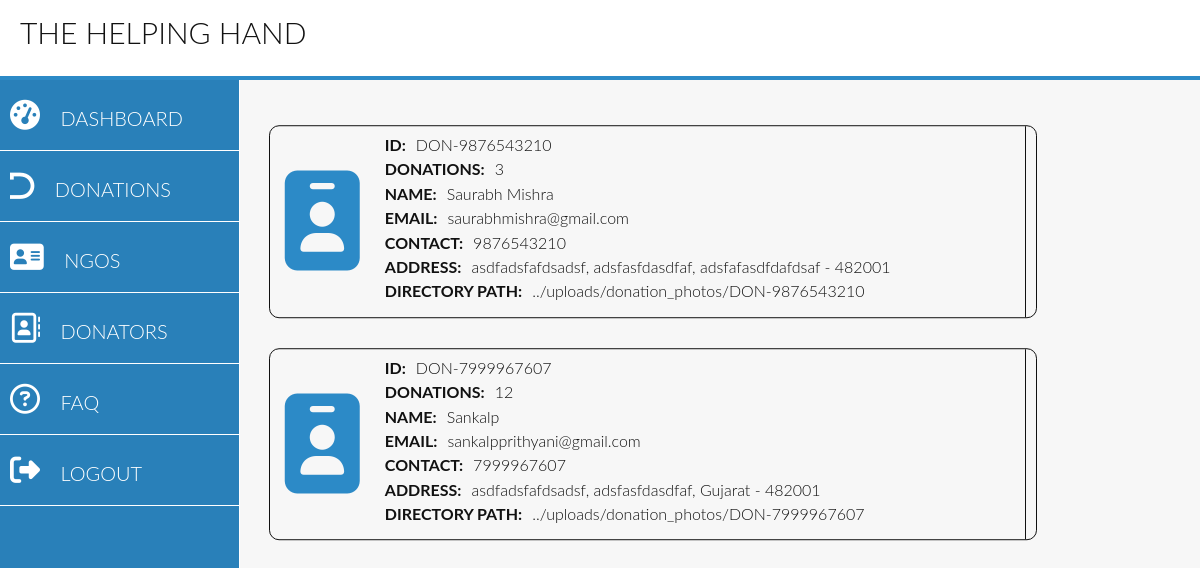
The app's page /admin/donators.php, older data.
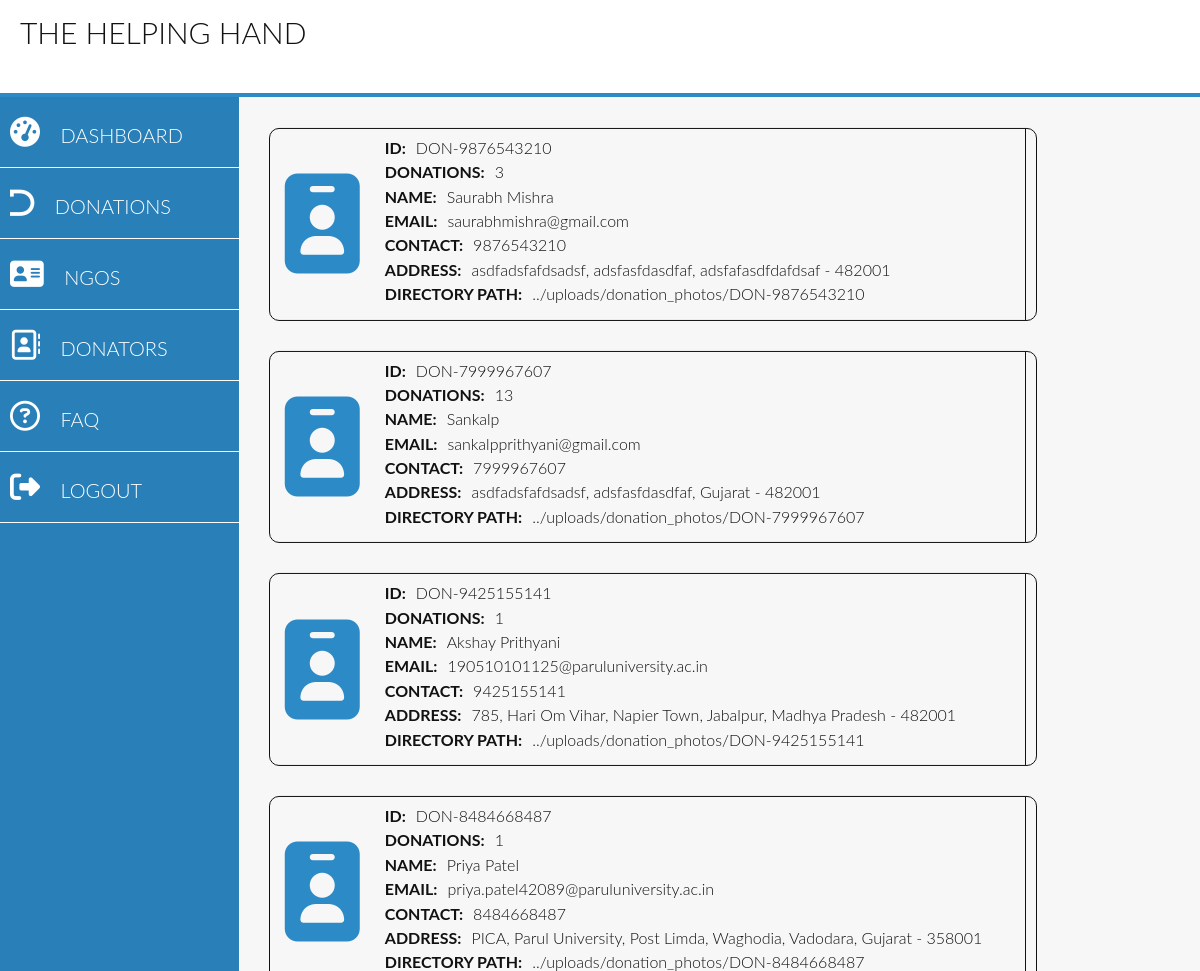
The same page, newer data.
### tables this page shows
CREATE TABLE IF NOT EXISTS `donatorcred` (
  `id` varchar(16) NOT NULL,
  `username` varchar(40) NOT NULL,
  `pass` varchar(255) NOT NULL,
  `dob` date DEFAULT NULL,
  `email` varchar(150) NOT NULL,
  `contact` bigint NOT NULL,
  `address` varchar(150) NOT NULL,
  `city` varchar(40) NOT NULL,
  `state` varchar(40) NOT NULL,
  `pinCode` int NOT NULL,
  `directory` text NOT NULL,
  `donations` int NOT NULL DEFAULT '0',
  PRIMARY KEY (`id`),
  UNIQUE KEY `email` (`email`),
  UNIQUE KEY `contact` (`contact`)
);

### admin/donators.php (the view, shortened to what this page needs)
<?php
    include '../php/connection.php';
?>
<!doctype html>
<html class="no-js" lang="">
<head>
    <link rel="stylesheet" href="../css/normalize.css">
    <link rel="stylesheet" href="../css/Grid.css">
    <link rel="stylesheet" href="../css/adminPanel.css">
</head>
<body>
    <header>
        <?php include "php/header.php" ?>
    </header>
    <section class="row admin-panel-section">
        <div class="admin-navigation-section">
            <?php include "php/adminNavigator.php" ?>
        </div>
        <div class="admin-rest-section">
            <div class="donator-container">
                <?php
                    if($donators = $sqlConnection->query("SELECT *FROM donatorcred;")){
                        while($arr = $donators->fetch_array()){
                            echo '<div class="donator">
                            <span class="donator-batch"><i class="fas fa-id-badge donator-batch-icon"></i></span>
                            <span class="donator-info">
                                <div>
                                    <span>ID: </span>
                                    <span>'.$arr[0].'</span>
                                </div>
                                <div>
                                    <span>Donations: </span>
                                    <span>'.$arr[11].'</span>
                                </div>
                                <div>
                                    <span>Name: </span>
                                    <span>'.$arr[1].'</span>
                                </div>
                                <div>
                                    <span>Email: </span>
                                    <span>'.$arr[4].'</span>
                                </div>
                                <div>
                                    <span>Contact: </span>
                                    <span>'.$arr[5].'</span>
                                </div>
                                <div>
                                    <span>Address: </span>
                                    <span>'.$arr[6].', '.$arr[7].', '.$arr[8].' - '.$arr[9].'</span>
                                </div>
                                <div>
                                    <span>Directory Path: </span>
                                    <span>'.$arr[10].'</span>
                                </div>
                            </span>
                        </div>';
                        }
                    }
                ?>
            </div>
        </div>
    </section>
</body>
</html>

### admin/php/header.php (shortened to what this page needs)
<div class="row admin-header">
    <span class="span-1-of-2 admin-header-label">THE HELPING HAND</span>
</div>

### admin/php/adminNavigator.php
<ul class="admin-navigator" id="adminNavigator">
    <li class="admin-navigator-link">
        <i class="fas fa-tachometer-alt"></i>
        <a href="../../admin/admin.php">Dashboard</a>
    </li>
    <li class="admin-navigator-link">
        <i class="fab fa-dyalog"></i>
        <a href="../../admin/donations.php">Donations</a>
    </li>
    <li class="admin-navigator-link">
        <i class="fas fa-address-card"></i>
        <a href="../../admin/ngo.php">NGOs</a>
    </li>
    <li class="admin-navigator-link">
        <i class="far fa-address-book"></i>
        <a href="../../admin/donators.php">Donators</a>
    </li>
    <li class="admin-navigator-link">
        <i class="far fa-question-circle"></i>
        <a href="../../admin/faqSection.php">Faq</a>
    </li>
    <li class="admin-navigator-link">
        <i class="fas fa-sign-out-alt"></i>
        <a href="../../php/logout.php">LOGOUT</a>
    </li>
</ul>

### css/Grid.css (style rules this page uses)
.row { zoom: 1; }
.row:before, .row:after { content:""; display:table; }
.row:after { clear:both; }
.span-1-of-2 { width: 49.2%; }

### css/adminPanel.css (style rules this page uses)
:root { --theme-color: #2c8ac7; --dark-theme-color: #1d5a81; --default-text-color: #111111; --light-theme-color: #4bacec; }
* { margin: 0; padding: 0; box-sizing: border-box; }
html { overflow: hidden; font-family: "Lato", "Arial", sans-serif; background-color: #f7f7f7; color: var(--default-text-color); font-weight: 300; font-size: 20px; text-rendering: optimizeLegibility; scroll-behavior: smooth; scrollbar-color: var(--theme-color) var(--default-text-color); scrollbar-width: 5px; }
.admin-header { position: relative; border-bottom: 4px solid var(--theme-color); padding: 15px 20px; height: 10vh; background: #fff; }
.admin-header-label { position: relative; display: inline-block; font-size: 150%; text-transform: uppercase; width: inherit; }
.admin-panel-section { position: relative; width: 100%; height: 90vh; }
.admin-navigator { background: #2980b9; color: #fff; position: relative; width: 20%; float: left; height: 90vh; border-right: 1px solid; }
.admin-dashboard-section, .admin-rest-section { position: relative; float: right; width: 80%; height: 90vh; }
.admin-rest-section { overflow-y: scroll; overflow-x: hidden; }
.admin-navigator-link { cursor: pointer; display: block; padding: 20px 10px; text-transform: uppercase; border-bottom: 1px solid; }
ul li a, ul li a:visited, ul li a:active, ul li a:link, ul li a:focus { text-decoration: none; padding-left: 5px; color: #fff; }
.admin-navigator-link i { font-size: 150%; padding-right: 10px; }
.donator-container { position: relative; left: 8%; top: 5%; transform: translate(-5%, -5%); }
.donator { border: 1px solid; width: 80%; display: flex; border-radius: 10px; flex-wrap: wrap; margin-top: 30px; }
.donator .donator-batch { position: relative; color: var(--theme-color); border-radius: 10px; padding: 5px; }
.donator-batch-icon { position: relative; font-size: 100px; border-radius: 0%; top: 50%; padding: 10px; transform: translateY(-50%); }
.donator .donator-info { width: 85%; border-right: 1px solid; padding: 10px; }
.donator-info div { display: flex; padding-bottom: 6px; }
.donator-info div span:nth-child(1) { text-transform: uppercase; font-size: 80%; font-weight: bold; }
.donator-info div span:nth-child(2) { font-size: 80%; padding-left: 10px; }

Row changes from the older to the newer data that the page shows:
changed donatorcred "DON-7999967607": donations "12" → "13"
added donatorcred: id "DON-9425155141", donations "1", username "Akshay Prithyani", email "190510101125@paruluniversity.ac.in", contact "9425155141", address "785, Hari Om Vihar, Napier Town", city "Jabalpur", state "Madhya Pradesh", pinCode "482001", directory "../uploads/donation_photos/DON-9425155141"
added donatorcred: id "DON-8484668487", donations "1", username "Priya Patel", email "priya.patel42089@paruluniversity.ac.in", contact "8484668487", address "PICA, Parul University, Post Limda, Waghodia", city "Vadodara", state "Gujarat", pinCode "358001", directory "../uploads/donation_photos/DON-8484668487"
